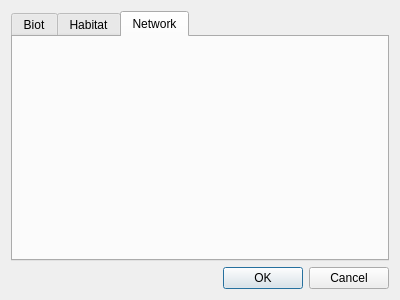
<?xml version="1.0" encoding="UTF-8"?>
<ui version="4.0">
 <class>SettingsUi</class>
 <widget class="QDialog" name="SettingsUi">
  <property name="geometry">
   <rect>
    <x>0</x>
    <y>0</y>
    <width>400</width>
    <height>300</height>
   </rect>
  </property>
  <property name="windowTitle">
   <string>Dialog</string>
  </property>
  <layout class="QVBoxLayout" name="verticalLayout_2">
   <item>
    <widget class="QTabWidget" name="tabWidget">
     <property name="currentIndex">
      <number>2</number>
     </property>
     <widget class="SettingsBiot" name="biotTab">
      <attribute name="title">
       <string>Biot</string>
      </attribute>
     </widget>
     <widget class="SettingsHabitat" name="habitatTab">
      <attribute name="title">
       <string>Habitat</string>
      </attribute>
     </widget>
     <widget class="SettingsNetwork" name="networkTab">
      <attribute name="title">
       <string>Network</string>
      </attribute>
     </widget>
    </widget>
   </item>
   <item>
    <widget class="QDialogButtonBox" name="buttonBox">
     <property name="orientation">
      <enum>Qt::Horizontal</enum>
     </property>
     <property name="standardButtons">
      <set>QDialogButtonBox::Cancel|QDialogButtonBox::Ok</set>
     </property>
    </widget>
   </item>
  </layout>
 </widget>
 <customwidgets>
  <customwidget>
   <class>SettingsBiot</class>
   <extends>QWidget</extends>
   <header>settingsbiot.h</header>
   <container>1</container>
  </customwidget>
  <customwidget>
   <class>SettingsHabitat</class>
   <extends>QWidget</extends>
   <header>settingshabitat.h</header>
   <container>1</container>
  </customwidget>
  <customwidget>
   <class>SettingsNetwork</class>
   <extends>QWidget</extends>
   <header>settingsnetwork.h</header>
   <container>1</container>
  </customwidget>
 </customwidgets>
 <resources/>
 <connections>
  <connection>
   <sender>buttonBox</sender>
   <signal>accepted()</signal>
   <receiver>SettingsUi</receiver>
   <slot>accept()</slot>
   <hints>
    <hint type="sourcelabel">
     <x>248</x>
     <y>254</y>
    </hint>
    <hint type="destinationlabel">
     <x>157</x>
     <y>274</y>
    </hint>
   </hints>
  </connection>
  <connection>
   <sender>buttonBox</sender>
   <signal>rejected()</signal>
   <receiver>SettingsUi</receiver>
   <slot>reject()</slot>
   <hints>
    <hint type="sourcelabel">
     <x>316</x>
     <y>260</y>
    </hint>
    <hint type="destinationlabel">
     <x>286</x>
     <y>274</y>
    </hint>
   </hints>
  </connection>
 </connections>
</ui>
